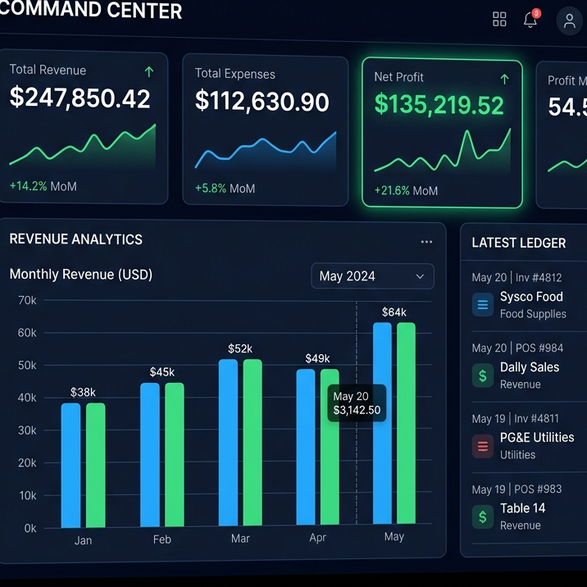
#> input picture public/accounting_pro_dashboard.png, 587 x 587 px, shrunk from 716 x 716 before the run
$ python crop_images.py
#> lines starting #> are read from the running program, lines starting #| are printed output that depends on the picture
from PIL import Image
import os

images = ["accounting_pro_dashboard.png", "pos_system_dashboard.png", "student_management_dashboard.png"]
for img_name in images:
    path = os.path.join("public", img_name)
    if not os.path.exists(path):
        continue
    img = Image.open(path)
#> img is the input picture: PIL image 587x587 RGB; mean R, G, B 22.3, 46.8, 62.4
    # Crop 15% from all sides
    w, h = img.size
#> w = 587; h = 587
    left = w * 0.15
#> left = 88.05
    top = h * 0.15
#> top = 88.05
    right = w * 0.85
#> right = 498.9
    bottom = h * 0.85
#> bottom = 498.9
    img_cropped = img.crop((left, top, right, bottom))
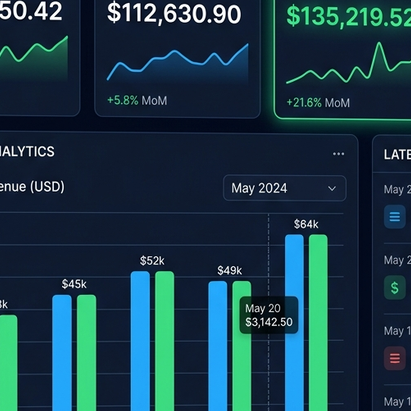
#> img_cropped: PIL image 411x411 RGB; mean R, G, B 24.2, 56.7, 70.5
    img_cropped.save(path)
    print(f"Cropped {img_name}")
#> pass 2 of the loop `for img_name in images:`:
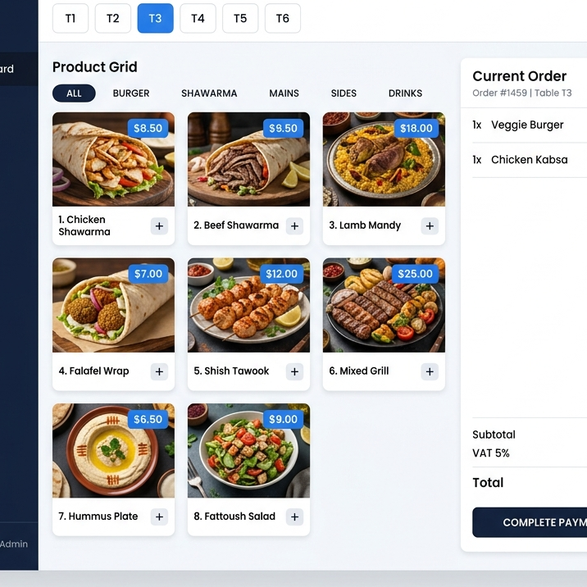
#> input picture public/pos_system_dashboard.png, 587 x 587 px, shrunk from 716 x 716 before the run
#> img is the input picture: PIL image 587x587 RGB; mean R, G, B 191.6, 187.7, 184.9
#> `img_cropped = img.crop((left, top, right, bottom))`:
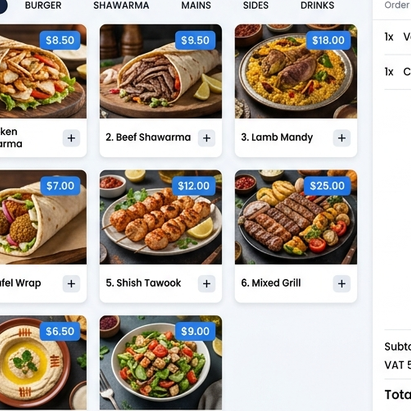
#> img_cropped: PIL image 411x411 RGB; mean R, G, B 180.3, 170.3, 160.1
#> pass 3 of the loop `for img_name in images:`:
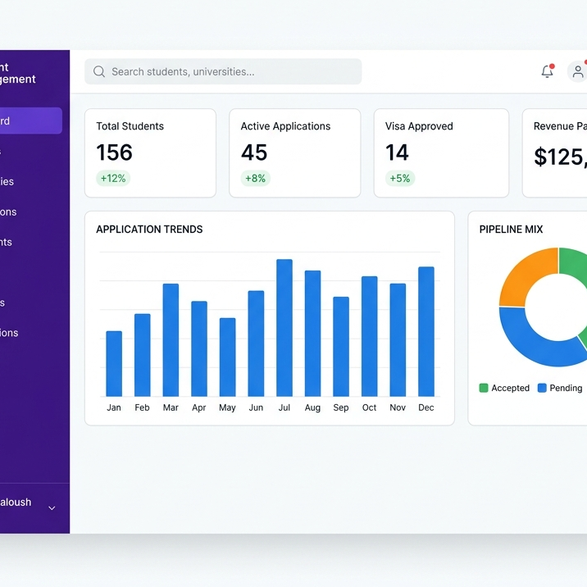
#> input picture public/student_management_dashboard.png, 587 x 587 px, shrunk from 716 x 716 before the run
#> img is the input picture: PIL image 587x587 RGB; mean R, G, B 212.1, 216.6, 233.2
#> `img_cropped = img.crop((left, top, right, bottom))`:
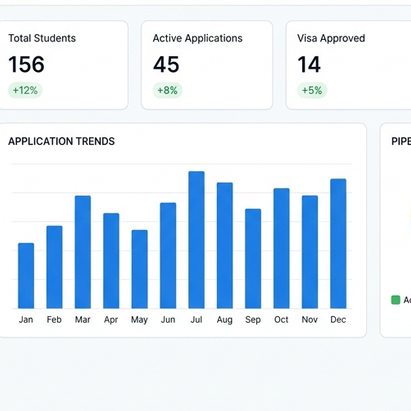
#> img_cropped: PIL image 411x411 RGB; mean R, G, B 220.8, 233.6, 245.6
